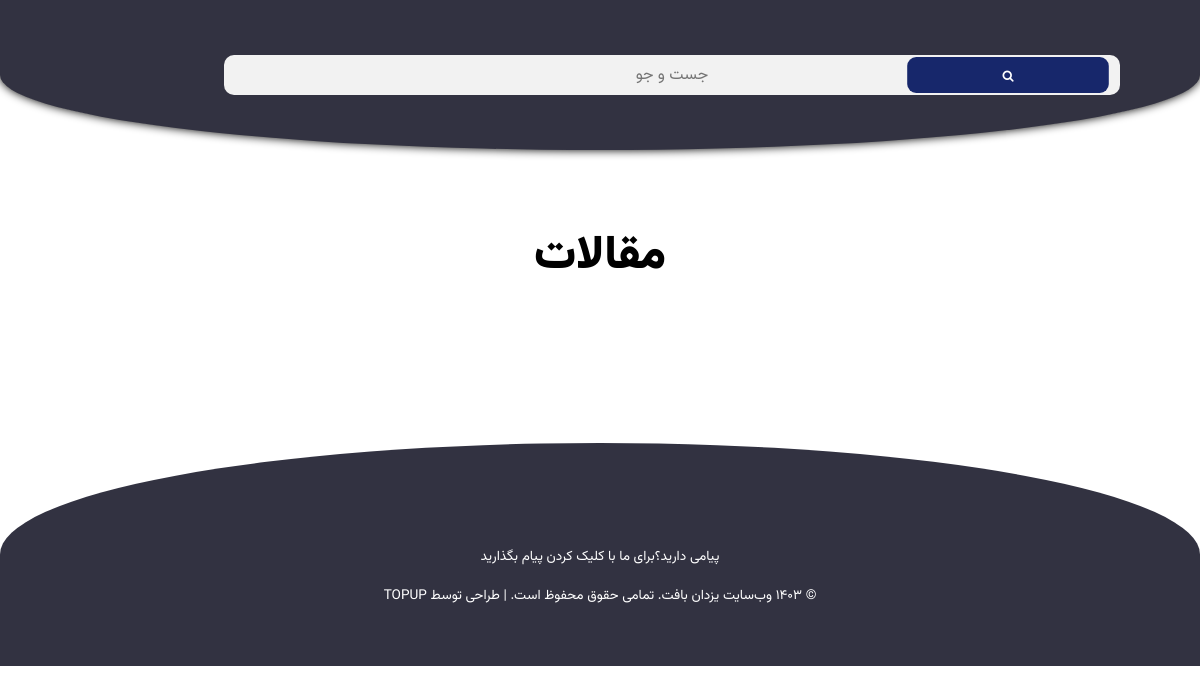
The page /blog/ on the database as committed earlier.
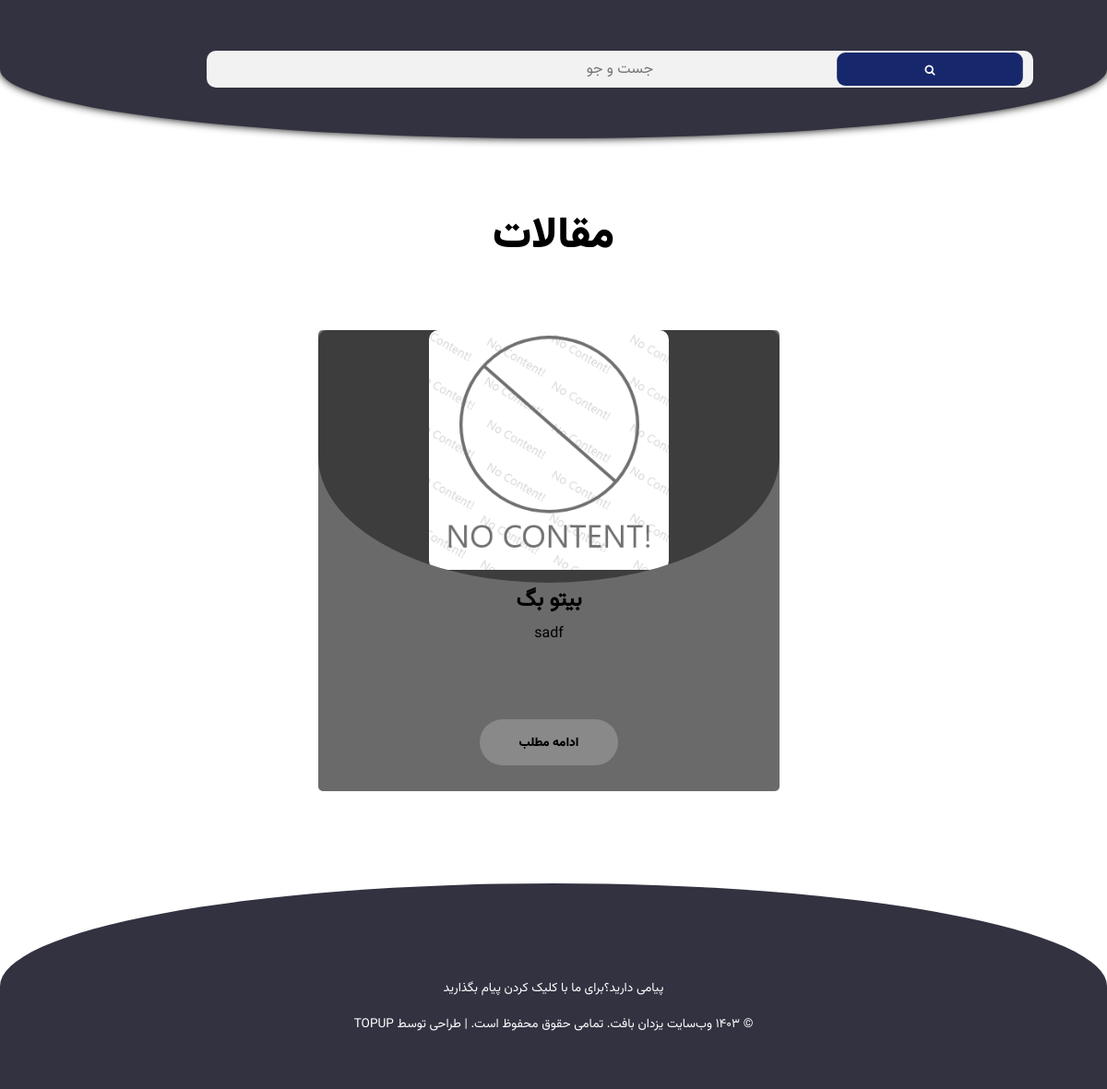
The same page on the database as committed later.
### blog/models.py (models this page shows, shortened)
class Blog(models.Model):
    name = models.CharField(max_length=20)
    discription = models.TextField(max_length=158)
    main_title = models.CharField(max_length=100)
    main_discription = models.TextField(max_length=2500)
    title1 = models.CharField(max_length=100, null=True, blank=True)
    discription1 = models.TextField(max_length=2500, null=True, blank=True)
    title2 = models.CharField(max_length=100, null=True, blank=True)
    discription2 = models.TextField(max_length=2500, null=True, blank=True)
    title3 = models.CharField(max_length=100, null=True, blank=True)
    discription3 = models.TextField(max_length=2500, null=True, blank=True)
    title4 = models.CharField(max_length=100, null=True, blank=True)
    discription4 = models.TextField(max_length=2500, null=True, blank=True)
    title5 = models.CharField(max_length=100, null=True, blank=True)
    discription5 = models.TextField(max_length=2500, null=True, blank=True)
    picture = models.ImageField(upload_to='static/images/')
    date = models.DateTimeField(auto_now=True)

### blog/views.py (the view)
# urls.py: 2. Add a URL to urlpatterns:  path('blog/', include('blog.urls'))
def blog(request):
    blogs = Blog.objects.all()
    return render(request, 'blog.html', {'blogs': blogs})

### home/templates/blog.html (shortened to what this page needs)
{% load static %}
<!DOCTYPE html>
<html>
<head>
    <link rel="stylesheet" href="../static/css/blog.css">
    <link rel="stylesheet" href="https://stackpath.bootstrapcdn.com/font-awesome/4.7.0/css/font-awesome.min.css">
</head>
<body>
    <nav class="nav">
        <div class="search-box">
            <form action="/search/" method="POST">
                <label>
                    <input type ="text" name ="search" id ="srch" placeholder="جست و جو">
                </label>
                <button type ="submit"><i class="fa fa-search"></i></button>
            </form>
        </div>
    </nav>
    <section class="row">
        <h1 style="font-family: font2;margin-bottom: 50px; font-size: 35pt;">مقالات</h1>
        {% for item in blogs %}
            <article class="col">
                <figure class="figure">
                    <div class="img">
                        <img src="../../{{ item.picture }}">
                    </div>
                    <h2>{{ item.name }}</h2>
                    <figcaption>{{ item.discription }}</figcaption>
                    <a href="/blog/{{ item.id }}"><button class="btn">ادامه مطلب</button></a>
                </figure>
            </article>
        {% endfor %}
    </section>
    <footer class="footer">
        <div class="section-center">
            <div class="social-icons">
        </div>
        <a class="footer-text" href="/contact-us">پیامی دارید؟برای ما با کلیک کردن پیام بگذارید</a>
        <p class="footer-text">&copy; ۱۴۰۳ وب‌سایت یزدان بافت. تمامی حقوق محفوظ است. | طراحی توسط TopUP</p>
        </div>
    </footer>
</body>
</html>

Rows that differ between the two databases and show on the page:
added Blog: picture (placeholder picture), name "بیتو بگ", discription "sadf"
